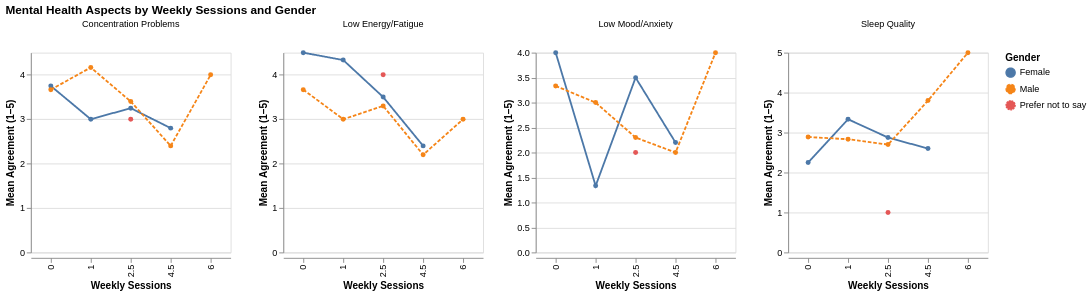

Write notebook code for a chart like this one.
### Code cell
# Garantir tipo numérico e remover linhas vazias
df_mh["weekly_sessions"] = pd.to_numeric(df_mh["weekly_sessions"], errors="coerce")
df_mh_valid = df_mh.dropna(subset=["weekly_sessions", "gender"])

# Se a variável for discreta (categorias 0–6), trata como categórica ordenada
sessions_order = sorted(df_mh_valid["weekly_sessions"].unique())
df_mh_valid["weekly_sessions"] = pd.Categorical(df_mh_valid["weekly_sessions"], categories=sessions_order, ordered=True)

# Calcular médias por gênero e frequência
df_mh_mean_freq = (
    df_mh_valid.groupby(["weekly_sessions", "gender"], dropna=False)[parsed_mental_health_columns]
    .mean()
    .reset_index()
)

# Transformar em formato longo
df_mh_long_freq = df_mh_mean_freq.melt(
    id_vars=["weekly_sessions", "gender"],
    var_name="Mental Health Aspect",
    value_name="Mean"
)

# Criar gráfico facetado
chart_mh_lines_freq = (
    alt.Chart(df_mh_long_freq)
    .mark_line(point=True)
    .encode(
        x=alt.X("weekly_sessions:N", title="Weekly Sessions", sort=sessions_order),
        y=alt.Y("Mean:Q", title="Mean Agreement (1–5)"),
        color=alt.Color("gender:N", title="Gender"),
        strokeDash=alt.StrokeDash("gender:N", title="Gender"),
        tooltip=[
            "weekly_sessions:N",
            "gender:N",
            "Mental Health Aspect:N",
            alt.Tooltip("Mean:Q", format=".2f")
        ]
    )
    .properties(width=220, height=220)
)

chart_mh_lines_freq_facet = chart_mh_lines_freq.facet(
    column=alt.Column(
        "Mental Health Aspect:N",
        title=None,
        header=alt.Header(labelAngle=0, labelAlign="center")
    ),
    title="Mental Health Aspects by Weekly Sessions and Gender"
).resolve_scale(
    y='independent'
)

chart_mh_lines_freq_facet

### Figure 1 — Vega-Lite specification as saved in the notebook (floating-point values rounded to 4 significant figures)
{"config": {"view": {"continuousWidth": 300, "continuousHeight": 300}}, "data": {"name": "data-283d8d9a5326feef0decf362989685b7"}, "facet": {"column": {"field": "Mental Health Aspect", "header": {"labelAlign": "center", "labelAngle": 0}, "title": null, "type": "nominal"}}, "spec": {"mark": {"type": "line", "point": true}, "encoding": {"color": {"field": "gender", "title": "Gender", "type": "nominal"}, "strokeDash": {"field": "gender", "title": "Gender", "type": "nominal"}, "tooltip": [{"field": "weekly_sessions", "type": "nominal"}, {"field": "gender", "type": "nominal"}, {"field": "Mental Health Aspect", "type": "nominal"}, {"field": "Mean", "format": ".2f", "type": "quantitative"}], "x": {"field": "weekly_sessions", "sort": [0.0, 1.0, 2.5, 4.5, 6.0], "title": "Weekly Sessions", "type": "nominal"}, "y": {"field": "Mean", "title": "Mean Agreement (1–5)", "type": "quantitative"}}, "height": 220, "width": 220}, "resolve": {"scale": {"y": "independent"}}, "title": "Mental Health Aspects by Weekly Sessions and Gender", "$schema": "https://vega.github.io/schema/vega-lite/v5.20.1.json", "datasets": {"data-283d8d9a5326feef0decf362989685b7": [{"weekly_sessions": 0.0, "gender": "Female", "Mental Health Aspect": "Concentration Problems", "Mean": 3.75}, {"weekly_sessions": 0.0, "gender": "Male", "Mental Health Aspect": "Concentration Problems", "Mean": 3.667}, {"weekly_sessions": 0.0, "gender": "Prefer not to say", "Mental Health Aspect": "Concentration Problems", "Mean": null}, {"weekly_sessions": 1.0, "gender": "Female", "Mental Health Aspect": "Concentration Problems", "Mean": 3.0}, {"weekly_sessions": 1.0, "gender": "Male", "Mental Health Aspect": "Concentration Problems", "Mean": 4.167}, {"weekly_sessions": 1.0, "gender": "Prefer not to say", "Mental Health Aspect": "Concentration Problems", "Mean": null}, {"weekly_sessions": 2.5, "gender": "Female", "Mental Health Aspect": "Concentration Problems", "Mean": 3.25}, {"weekly_sessions": 2.5, "gender": "Male", "Mental Health Aspect": "Concentration Problems", "Mean": 3.4}, {"weekly_sessions": 2.5, "gender": "Prefer not to say", "Mental Health Aspect": "Concentration Problems", "Mean": 3.0}, {"weekly_sessions": 4.5, "gender": "Female", "Mental Health Aspect": "Concentration Problems", "Mean": 2.8}, {"weekly_sessions": 4.5, "gender": "Male", "Mental Health Aspect": "Concentration Problems", "Mean": 2.4}, {"weekly_sessions": 4.5, "gender": "Prefer not to say", "Mental Health Aspect": "Concentration Problems", "Mean": null}, {"weekly_sessions": 6.0, "gender": "Female", "Mental Health Aspect": "Concentration Problems", "Mean": null}, {"weekly_sessions": 6.0, "gender": "Male", "Mental Health Aspect": "Concentration Problems", "Mean": 4.0}, {"weekly_sessions": 6.0, "gender": "Prefer not to say", "Mental Health Aspect": "Concentration Problems", "Mean": null}, {"weekly_sessions": 0.0, "gender": "Female", "Mental Health Aspect": "Low Energy/Fatigue", "Mean": 4.5}, {"weekly_sessions": 0.0, "gender": "Male", "Mental Health Aspect": "Low Energy/Fatigue", "Mean": 3.667}, {"weekly_sessions": 0.0, "gender": "Prefer not to say", "Mental Health Aspect": "Low Energy/Fatigue", "Mean": null}, {"weekly_sessions": 1.0, "gender": "Female", "Mental Health Aspect": "Low Energy/Fatigue", "Mean": 4.333}, {"weekly_sessions": 1.0, "gender": "Male", "Mental Health Aspect": "Low Energy/Fatigue", "Mean": 3.0}, {"weekly_sessions": 1.0, "gender": "Prefer not to say", "Mental Health Aspect": "Low Energy/Fatigue", "Mean": null}, {"weekly_sessions": 2.5, "gender": "Female", "Mental Health Aspect": "Low Energy/Fatigue", "Mean": 3.5}, {"weekly_sessions": 2.5, "gender": "Male", "Mental Health Aspect": "Low Energy/Fatigue", "Mean": 3.3}, {"weekly_sessions": 2.5, "gender": "Prefer not to say", "Mental Health Aspect": "Low Energy/Fatigue", "Mean": 4.0}, {"weekly_sessions": 4.5, "gender": "Female", "Mental Health Aspect": "Low Energy/Fatigue", "Mean": 2.4}, {"weekly_sessions": 4.5, "gender": "Male", "Mental Health Aspect": "Low Energy/Fatigue", "Mean": 2.2}, {"weekly_sessions": 4.5, "gender": "Prefer not to say", "Mental Health Aspect": "Low Energy/Fatigue", "Mean": null}, {"weekly_sessions": 6.0, "gender": "Female", "Mental Health Aspect": "Low Energy/Fatigue", "Mean": null}, {"weekly_sessions": 6.0, "gender": "Male", "Mental Health Aspect": "Low Energy/Fatigue", "Mean": 3.0}, {"weekly_sessions": 6.0, "gender": "Prefer not to say", "Mental Health Aspect": "Low Energy/Fatigue", "Mean": null}, {"weekly_sessions": 0.0, "gender": "Female", "Mental Health Aspect": "Sleep Quality", "Mean": 2.25}, {"weekly_sessions": 0.0, "gender": "Male", "Mental Health Aspect": "Sleep Quality", "Mean": 2.889}, {"weekly_sessions": 0.0, "gender": "Prefer not to say", "Mental Health Aspect": "Sleep Quality", "Mean": null}, {"weekly_sessions": 1.0, "gender": "Female", "Mental Health Aspect": "Sleep Quality", "Mean": 3.333}, {"weekly_sessions": 1.0, "gender": "Male", "Mental Health Aspect": "Sleep Quality", "Mean": 2.833}, {"weekly_sessions": 1.0, "gender": "Prefer not to say", "Mental Health Aspect": "Sleep Quality", "Mean": null}, {"weekly_sessions": 2.5, "gender": "Female", "Mental Health Aspect": "Sleep Quality", "Mean": 2.875}, {"weekly_sessions": 2.5, "gender": "Male", "Mental Health Aspect": "Sleep Quality", "Mean": 2.7}, {"weekly_sessions": 2.5, "gender": "Prefer not to say", "Mental Health Aspect": "Sleep Quality", "Mean": 1.0}, {"weekly_sessions": 4.5, "gender": "Female", "Mental Health Aspect": "Sleep Quality", "Mean": 2.6}, {"weekly_sessions": 4.5, "gender": "Male", "Mental Health Aspect": "Sleep Quality", "Mean": 3.8}, {"weekly_sessions": 4.5, "gender": "Prefer not to say", "Mental Health Aspect": "Sleep Quality", "Mean": null}, {"weekly_sessions": 6.0, "gender": "Female", "Mental Health Aspect": "Sleep Quality", "Mean": null}, {"weekly_sessions": 6.0, "gender": "Male", "Mental Health Aspect": "Sleep Quality", "Mean": 5.0}, {"weekly_sessions": 6.0, "gender": "Prefer not to say", "Mental Health Aspect": "Sleep Quality", "Mean": null}, {"weekly_sessions": 0.0, "gender": "Female", "Mental Health Aspect": "Low Mood/Anxiety", "Mean": 4.0}, {"weekly_sessions": 0.0, "gender": "Male", "Mental Health Aspect": "Low Mood/Anxiety", "Mean": 3.333}, {"weekly_sessions": 0.0, "gender": "Prefer not to say", "Mental Health Aspect": "Low Mood/Anxiety", "Mean": null}, {"weekly_sessions": 1.0, "gender": "Female", "Mental Health Aspect": "Low Mood/Anxiety", "Mean": 1.333}, {"weekly_sessions": 1.0, "gender": "Male", "Mental Health Aspect": "Low Mood/Anxiety", "Mean": 3.0}, {"weekly_sessions": 1.0, "gender": "Prefer not to say", "Mental Health Aspect": "Low Mood/Anxiety", "Mean": null}, {"weekly_sessions": 2.5, "gender": "Female", "Mental Health Aspect": "Low Mood/Anxiety", "Mean": 3.5}, {"weekly_sessions": 2.5, "gender": "Male", "Mental Health Aspect": "Low Mood/Anxiety", "Mean": 2.3}, {"weekly_sessions": 2.5, "gender": "Prefer not to say", "Mental Health Aspect": "Low Mood/Anxiety", "Mean": 2.0}, {"weekly_sessions": 4.5, "gender": "Female", "Mental Health Aspect": "Low Mood/Anxiety", "Mean": 2.2}, {"weekly_sessions": 4.5, "gender": "Male", "Mental Health Aspect": "Low Mood/Anxiety", "Mean": 2.0}, {"weekly_sessions": 4.5, "gender": "Prefer not to say", "Mental Health Aspect": "Low Mood/Anxiety", "Mean": null}, {"weekly_sessions": 6.0, "gender": "Female", "Mental Health Aspect": "Low Mood/Anxiety", "Mean": null}, {"weekly_sessions": 6.0, "gender": "Male", "Mental Health Aspect": "Low Mood/Anxiety", "Mean": 4.0}, {"weekly_sessions": 6.0, "gender": "Prefer not to say", "Mental Health Aspect": "Low Mood/Anxiety", "Mean": null}]}}
